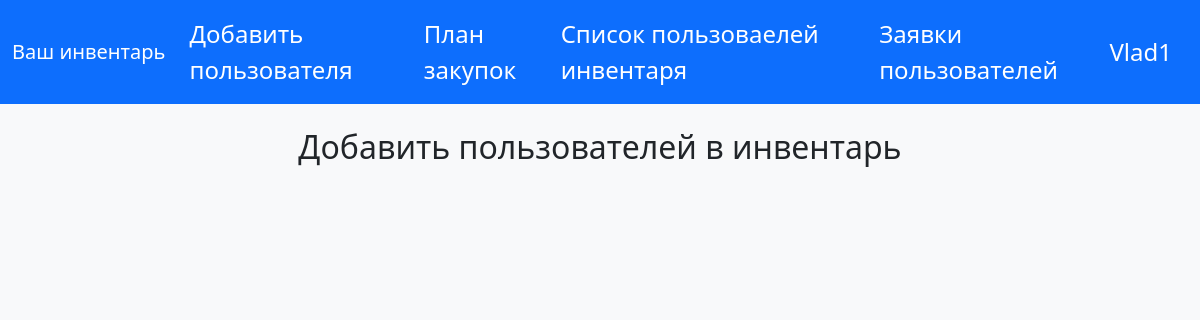
Page /add_users/ (signed in) on the earlier database version.
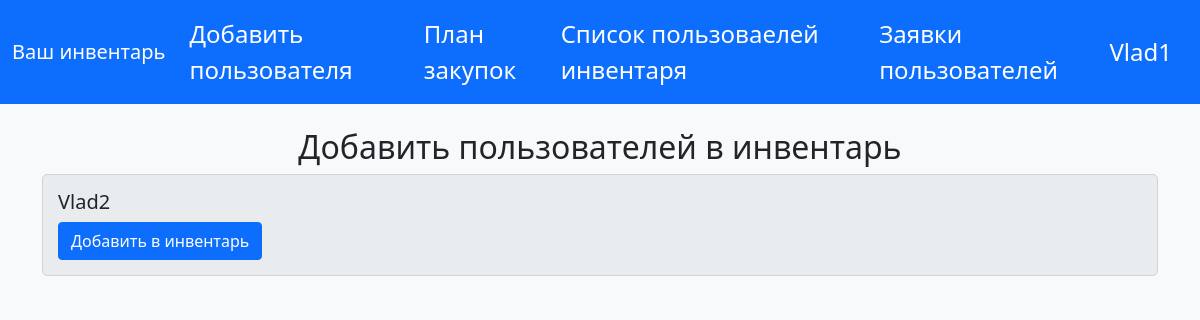
Same page on the later database version.
### data/models/user.py (models this page shows)
class User(SqlAlchemyBase, UserMixin, SerializerMixin):
    __tablename__ = 'user'
    id = sqlalchemy.Column(sqlalchemy.Integer, primary_key=True)
    type = sqlalchemy.Column(sqlalchemy.String)
    password = sqlalchemy.Column(sqlalchemy.String)
    name = sqlalchemy.Column(sqlalchemy.String)
    invent = sqlalchemy.Column(sqlalchemy.Integer)

### main.py (the view)
@app.route('/add_users/')
@login_required
def add_users():
    cur_user = flask_login.current_user
    if cur_user.type == "admin":
        users = db_ses.query(User).filter_by(type="user", invent=None).all()
        return render_template('add_users.html', users=users, name=cur_user.name)
    return "", 403

### main.py (called while the page is built)
@manager.user_loader
def load_user(user_id):
    return db_ses.query(User).get(user_id)

### templates/add_users.html (shortened to what this page needs)
{% extends "base.html" %}
{% block content %}
<div class="container user-list">
    <h2 align="center">Добавить пользователей в инвентарь</h2>
    <div class="row">
        {% for user in users %}
            <div class="col-12">
                <div class="user-item" id="user-{{ user.id }}">
                    <h5>{{ user.name }}</h5>
                    <button class="btn btn-primary" onclick="addToInventory({{ user.id }})">Добавить в инвентарь</button>
                </div>
            </div>
        {% endfor %}
    </div>
</div>
{% endblock %}

### templates/base.html (shortened to what this page needs)
<!DOCTYPE html>
<html lang="ru">
<head>
    <link href="https://cdn.jsdelivr.net/npm/bootstrap@5.1.3/dist/css/bootstrap.min.css" rel="stylesheet"
>
</head>
<body>
<nav class=" navbar navbar-expand-md navbar-dark bg-primary mb-4">
    <div class="container-fluid">
        <a class="navbar-brand">Ваш инвентарь</a>
        <div class="collapse navbar-collapse " id="navbarColor02">
            <ul class="navbar-nav ">
                <li class="nav-item"><a href="/add_users/" class="nav-link active">Добавить пользователя</a></li>
                <li class="nav-item"><a href="/plan_admin/" class="nav-link active">План закупок</a></li>
                <li class="nav-item"><a href="/list_admin/" class="nav-link active">Список пользоваелей инвентаря</a></li>
                <li class="nav-item"><a href="/application_list/" class="nav-link active">Заявки пользователей</a></li>
            </ul>
        </div>
        <span >
        <a href="/profile/" class="nav-link active" >{{name}}</a>
      </span>
    </div>
</nav>
<main>
    {% block content %}{% endblock %}
</main>
</body>
</html>

### templates/base.html (style rules this page uses)
body { background-color: #f8f9fa; }
.user-item { background-color: #e9ecef; border: 1px solid #ced4da; border-radius: 5px; padding: 15px; margin-bottom: 10px; transition: transform 0.2s; cursor: pointer; }
.nav-link { font-size: 1.5rem; color: white; }

Differences in the rows shown:
added User: name "Vlad2"
